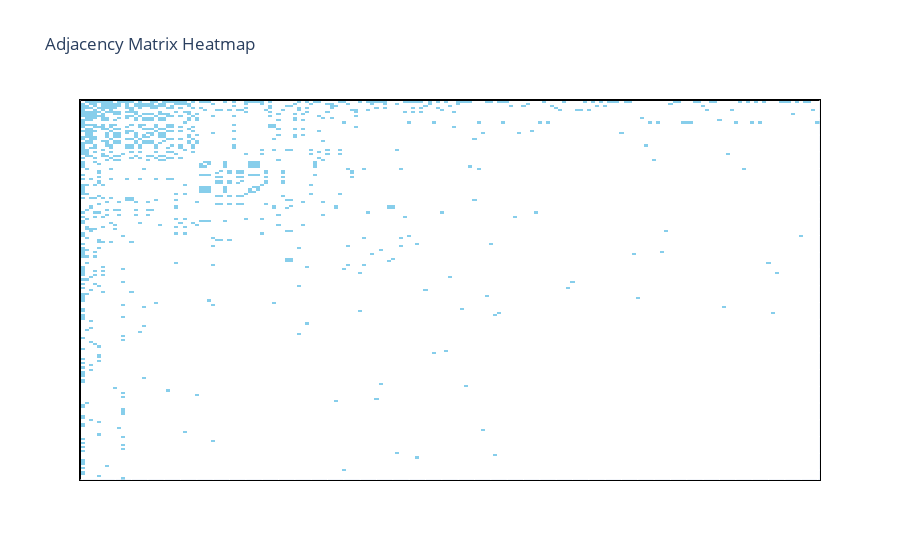

The code cell stored with this chart in its notebook:
### Code cell
import networkx as nx
import plotly.graph_objects as go
import numpy as np

# Example graph (replace this with your actual graph)
# Assuming you have a graph `G` with nodes and edges

# Compute the degree of each node
node_degrees = dict(G.degree())
cp_index = np.zeros(G.number_of_nodes())
# Separate core and periphery nodes based on `cp_index` values
core_nodes = [i for i, x in enumerate(cp_index) if x >= 0.5]
periphery_nodes = [i for i, x in enumerate(cp_index) if x < 0.5]

# Sort the core and periphery nodes by degree in descending order
core_nodes_sorted = sorted(core_nodes, key=lambda n: node_degrees[list(G.nodes())[n]], reverse=True)
periphery_nodes_sorted = sorted(periphery_nodes, key=lambda n: node_degrees[list(G.nodes())[n]], reverse=True)

# Combined new order (core nodes first, then periphery nodes, both sorted by degree)
new_order = core_nodes_sorted + periphery_nodes_sorted

# Reorder the adjacency matrix according to the new order
A = nx.to_numpy_array(G)
adjacency_matrix = A[new_order, :][:, new_order]

# Get the node labels based on the new order
node_labels = [G.nodes[list(G.nodes())[node]]['label'] for node in new_order]

# Custom colorscale: white for 0 (no connection), light blue for 1 (connection)
colorscale = [
    [0, '#FFFFFF'],  # White color for 0 (no connection)
    [1, '#87CEEB']   # Light blue for 1 (connection)
]

# Create the heatmap using Plotly
fig = go.Figure(data=go.Heatmap(
    z=adjacency_matrix,        # Reordered adjacency matrix
    x=node_labels,             # X-axis labels (nodes)
    y=node_labels,             # Y-axis labels (nodes)
    colorscale=colorscale,      # Custom colorscale
    showscale=False             # Hide the color scale
))

# Add boundary between core and periphery
boundary_index = len(core_nodes_sorted)  # The index where the boundary is
fig.add_shape(
    type="line",
    x0=boundary_index - 0.5, y0=-0.5,
    x1=boundary_index - 0.5, y1=len(new_order) - 0.5,
    line=dict(color="black", width=1)
)
fig.add_shape(
    type="line",
    x0=-0.5, y0=boundary_index - 0.5,
    x1=len(new_order) - 0.5, y1=boundary_index - 0.5,
    line=dict(color="black", width=1)
)

# Update layout to hide axis tick labels, add a border around the plot, and reverse the y-axis
fig.update_layout(
    title='Adjacency Matrix Heatmap',
    xaxis=dict(
        showticklabels=False,   # Hide x-axis tick labels
        mirror=True,            # Add border around the plot
        linecolor='black',      # Border color
        linewidth=1             # Border thickness
    ),
    yaxis=dict(
        showticklabels=False,   # Hide y-axis tick labels
        mirror=True,            # Add border around the plot
        linecolor='black',      # Border color
        linewidth=1,            # Border thickness
        autorange='reversed'    # Flip the y-axis
    )
)

# Show the plot
fig.show()

### Figure 1 — Plotly figure (JSON) as saved in the notebook; plotly's stock layout.template omitted (floating-point values rounded to 4 significant figures; data arrays with more than 128 entries replaced by an {"elided": "..."} marker saying what was removed)
{"data": [{"colorscale": [[0, "#FFFFFF"], [1, "#87CEEB"]], "showscale": false, "type": "heatmap", "x": {"elided": "181 str values"}, "y": {"elided": "181 str values"}, "z": {"elided": "181x181 int values"}}], "layout": {"shapes": [{"line": {"color": "black", "width": 1}, "type": "line", "x0": -0.5, "x1": -0.5, "y0": -0.5, "y1": 180.5}, {"line": {"color": "black", "width": 1}, "type": "line", "x0": -0.5, "x1": 180.5, "y0": -0.5, "y1": -0.5}], "title": {"text": "Adjacency Matrix Heatmap"}, "xaxis": {"linecolor": "black", "linewidth": 1, "mirror": true, "showticklabels": false}, "yaxis": {"autorange": "reversed", "linecolor": "black", "linewidth": 1, "mirror": true, "showticklabels": false}}}
